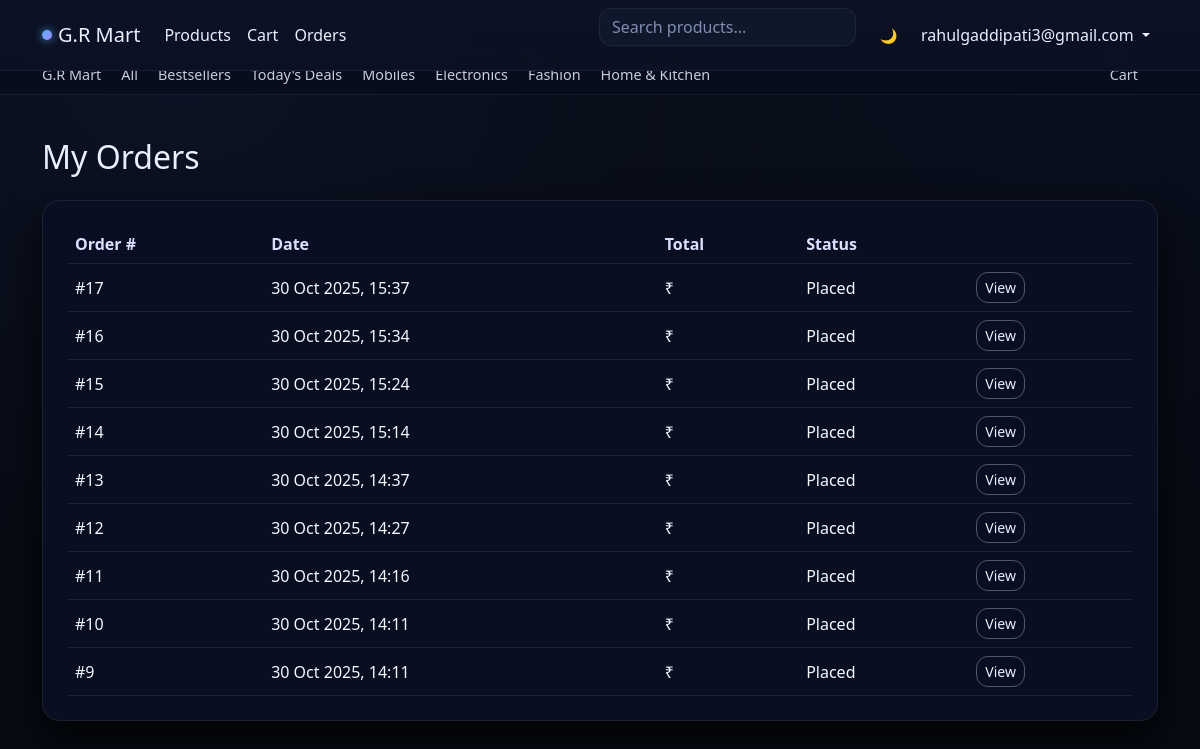
Page /orders/history/ (signed in) on the committed database.
### orders/models.py (models this page shows, shortened)
class Order(models.Model):
    user = models.ForeignKey(User, on_delete=models.CASCADE, null=True, blank=True)
    full_name = models.CharField(max_length=255, default="")
    email = models.EmailField(default="")
    phone = models.CharField(max_length=20, default="")
    address1 = models.CharField(max_length=255, default="", blank=True)
    address2 = models.CharField(max_length=255, default="", blank=True)
    city     = models.CharField(max_length=100, default="", blank=True)
    state    = models.CharField(max_length=100, default="", blank=True)
    postcode = models.CharField(max_length=20,  default="", blank=True)
    created_at = models.DateTimeField(auto_now_add=True)

### orders/views.py (the view)
# urls.py: path("history/", views.order_history, name="order_history"),
@login_required
def order_history(request):
    orders = Order.objects.filter(user=request.user).order_by("-id")
    for o in orders:
        created = None
        for field in ("created_at", "created", "ordered_at", "created_on", "date"):
            if hasattr(o, field):
                created = getattr(o, field)
                break
        o.display_created = created
        total = getattr(o, "total_amount", None)
        if total is None:
            for fname in ("total", "grand_total", "total_price"):
                if hasattr(o, fname):
                    total = getattr(o, fname)
                    break
        o.display_total = total
    return render(request, "orders/order_history.html", {"orders": orders})

### templates/orders/order_history.html (shortened to what this page needs)
{% extends "base.html" %}
{% block content %}
<h2 class="mb-4">My Orders</h2>
<div class="orders-panel">
  <table class="table align-middle mb-0">
    <thead>
      <tr>
        <th>Order #</th>
        <th>Date</th>
        <th>Total</th>
        <th>Status</th>
        <th></th>
      </tr>
    </thead>
    <tbody>
      {% for order in orders %}
        <tr>
          <td>#{{ order.id }}</td>
          <td>{{ order.created_at|date:"d M Y, H:i" }}</td>
          <td>₹ {{ order.total|floatformat:2 }}</td>
          <td>{{ order.status|default:"Placed" }}</td>
          <td>
            <a href="{% url 'orders:order_success' order.id %}"
               class="btn btn-sm btn-outline-light">
              View
            </a>
          </td>
        </tr>
      {% empty %}
        <tr>
          <td colspan="5" class="text-center text-muted">
            You don’t have any orders yet.
          </td>
        </tr>
      {% endfor %}
    </tbody>
  </table>
</div>
{% endblock %}

### templates/base.html (shortened to what this page needs)
﻿{% load static %}
<!doctype html>
<html lang="en">
<head>
  <link href="https://cdn.jsdelivr.net/npm/bootstrap@5.3.3/dist/css/bootstrap.min.css" rel="stylesheet">
  <link href="{% static 'css/neon.css' %}" rel="stylesheet">
</head>
<body>
<nav class="navbar navbar-expand-lg navbar-dark fixed-top">
  <div class="container">
    <a class="navbar-brand d-flex align-items-center" href="{% url 'home' %}">
      <span class="brand-dot"></span>
      <span>G.R Mart</span>
    </a>
    <div class="collapse navbar-collapse" id="mainNav">
      <ul class="navbar-nav me-auto">
        <li class="nav-item">
          <a class="nav-link" href="{% url 'store:product_list' %}">Products</a>
        </li>
        <li class="nav-item">
          <a class="nav-link" href="{% url 'cart:cart_view' %}">Cart</a>
        </li>
        {% if user.is_authenticated %}
          <li class="nav-item">
            <a class="nav-link" href="{% url 'orders:order_history' %}">Orders</a>
          </li>
        {% endif %}
      </ul>
      <form class="d-none d-md-flex me-3" role="search" method="get" action="{% url 'store:product_list' %}">
        <input class="form-control" name="q" type="search" placeholder="Search products..." aria-label="Search">
      </form>
      <div class="d-flex gap-2 align-items-center">
        <button type="button" class="theme-toggle btn btn-sm btn-outline-light border-0" id="themeToggle" title="Toggle theme">
          🌙
        </button>
        <ul class="navbar-nav">
          {% if user.is_authenticated %}
            <li class="nav-item dropdown">
              <a class="nav-link dropdown-toggle" href="#" data-bs-toggle="dropdown">
                {{ user.get_username }}
              </a>
            </li>
          {% endif %}
        </ul>
      </div>
    </div>
  </div>
</nav>
<div class="subnav-bar">
  <div class="container d-flex justify-content-between align-items-center py-2">
    <div class="d-flex align-items-center flex-wrap">
      <a href="{% url 'home' %}">G.R Mart</a>
      <a href="{% url 'store:product_list' %}">All</a>
      <a href="{% url 'store:product_list' %}?tag=bestsellers">Bestsellers</a>
      <a href="{% url 'store:product_list' %}?tag=deals">Today&#39;s Deals</a>
      <a href="{% url 'store:product_list' %}?category=mobiles">Mobiles</a>
      <a href="{% url 'store:product_list' %}?category=electronics">Electronics</a>
      <a href="{% url 'store:product_list' %}?category=fashion">Fashion</a>
      <a href="{% url 'store:product_list' %}?category=home-kitchen">Home &amp; Kitchen</a>
    </div>
    <div class="d-none d-sm-block">
      <a href="{% url 'cart:cart_view' %}">Cart</a>
    </div>
  </div>
</div>
<main class="container my-4">
  {% block content %}{% endblock %}
</main>
</body>
</html>

### static/css/neon.css (style rules this page uses)
:root { --bg-0: #070b14; --bg-1: #0b1020; --bg-2: #0f172a; --surf: rgba(255,255,255,.06); --text-0: #ffffff; --text-1: #e9efff; --text-2: #cfe0ff; --text-3: #9db5ff; --muted: #7f8db2; --brand-1: #5bb1ff; --brand-2: #a387ff; --brand-3: #31e2ff; --ok: #2ecc71; --warn: #f39c12; --danger: #ff5f7e; --ring: rgba(94, 234, 212, 0.35); --shadow: 0 10px 30px rgba(0,0,0,.35); }
html, body { height: 100%; background: radial-gradient(1200px 800px at 15% 10%, #0d1224, transparent 60%), radial-gradient(1000px 800px at 90% 10%, #0a0f1f, transparent 55%), var(--bg-0); color: var(--text-1); -webkit-font-smoothing: antialiased; -moz-osx-font-smoothing: grayscale; }
a { color: var(--brand-1); text-decoration: none; }
.container, .container-fluid { position: relative; z-index: 1; }
.navbar { background: linear-gradient(180deg, rgba(12,18,36,.9), rgba(12,18,36,.75)); backdrop-filter: blur(10px); border-bottom: 1px solid var(--surf); }
.navbar .navbar-brand, .navbar .nav-link { color: var(--text-1) !important; }
input[type="search"], .form-control[type="search"] { background: var(--bg-2); color: var(--text-1); border: 1px solid var(--surf); }
input[type="search"]::placeholder { color: var(--muted); }
.btn { border-radius: 12px; border: 1px solid rgba(255,255,255,.09); transition: transform .12s ease, box-shadow .2s ease, background .2s ease, border-color .2s ease; }
.btn-outline-light { color: var(--text-1); background: transparent; border-color: rgba(255,255,255,.18); }
.form-control, input, select, textarea { background: var(--bg-2); color: var(--text-1); border: 1px solid rgba(185,204,255,.28); border-radius: 12px; }
.table { color: var(--text-1); border-color: var(--surf); }
.table th, .table thead th { color: var(--text-2); border-color: var(--surf) !important; }
.table td { color: var(--text-1); border-color: var(--surf) !important; }
:root { --cart-head: #cfe0ff; --cart-text: #e9efff; --cart-strong: #ffffff; --cart-faint: rgba(200,215,255,.14); }
:root { --cart-head: #dbe0ff; --cart-text: #f3f8ff; --cart-strong: #fff; --cart-faint: rgba(200,215,255,.15); }
.orders-panel { background: rgba(10, 15, 35, 0.9); backdrop-filter: blur(16px); -webkit-backdrop-filter: blur(16px); border-radius: 18px; border: 1px solid rgba(255, 255, 255, 0.08); box-shadow: 0 18px 40px rgba(0, 0, 0, 0.85); color: #e9efff; padding: 1.5rem; }
.orders-panel .table { background: transparent !important; color: #e9efff !important; border-collapse: collapse; }
.orders-panel .table thead th, .orders-panel .table tbody td, .orders-panel .table tfoot th { background-color: transparent !important; border-color: rgba(255, 255, 255, 0.08); }
.orders-panel .table thead th { color: #cfd8ff; font-weight: 600; }
.orders-panel .btn-outline-light { color: #e9efff; border-color: rgba(255, 255, 255, 0.3); }
.orders-panel { background: rgba(10, 15, 35, 0.9); backdrop-filter: blur(16px); -webkit-backdrop-filter: blur(16px); border-radius: 18px; border: 1px solid rgba(255, 255, 255, 0.08); box-shadow: 0 18px 40px rgba(0, 0, 0, 0.85); color: #f7f8ff; padding: 1.5rem; }
.orders-panel .table { background: transparent !important; color: #e9ebff !important; border-collapse: collapse; }
.orders-panel .table thead th, .orders-panel .table tbody td, .orders-panel .table tfoot th { background-color: transparent !important; border-color: rgba(255, 255, 255, 0.08) !important; }
.orders-panel a { color: #ff6b81; }
.orders-panel, .orders-panel .card, .orders-panel .card-body, .orders-panel .table-responsive { background: rgba(10, 15, 35, 0.9) !important; background-color: rgba(10, 15, 35, 0.9) !important; color: #e9efff !important; border: 1px solid rgba(255, 255, 255, 0.08); box-shadow: 0 18px 40px rgba(0, 0, 0, 0.85); }
.orders-panel table { background: transparent !important; color: #e9efff !important; border-collapse: collapse; }
.orders-panel table thead th, .orders-panel table tbody td, .orders-panel table tfoot th { background-color: transparent !important; border-color: rgba(255, 255, 255, 0.08) !important; }
.orders-panel table thead th { color: #dbe0ff !important; font-weight: 600; }
.orders-panel table tbody td { color: #f3f8ff !important; }

### rows in the picture
Order: id "17", created_at "30 Oct 2025, 15:37", status "Placed"
Order: id "16", created_at "30 Oct 2025, 15:34", status "Placed"
Order: id "15", created_at "30 Oct 2025, 15:24", status "Placed"
Order: id "14", created_at "30 Oct 2025, 15:14", status "Placed"
Order: id "13", created_at "30 Oct 2025, 14:37", status "Placed"
Order: id "12", created_at "30 Oct 2025, 14:27", status "Placed"
Order: id "11", created_at "30 Oct 2025, 14:16", status "Placed"
Order: id "10", created_at "30 Oct 2025, 14:11", status "Placed"
Order: id "9", created_at "30 Oct 2025, 14:11", status "Placed"

### other values in the picture
{{ user.get_username }} "rahulgaddipati3@gmail.com"
